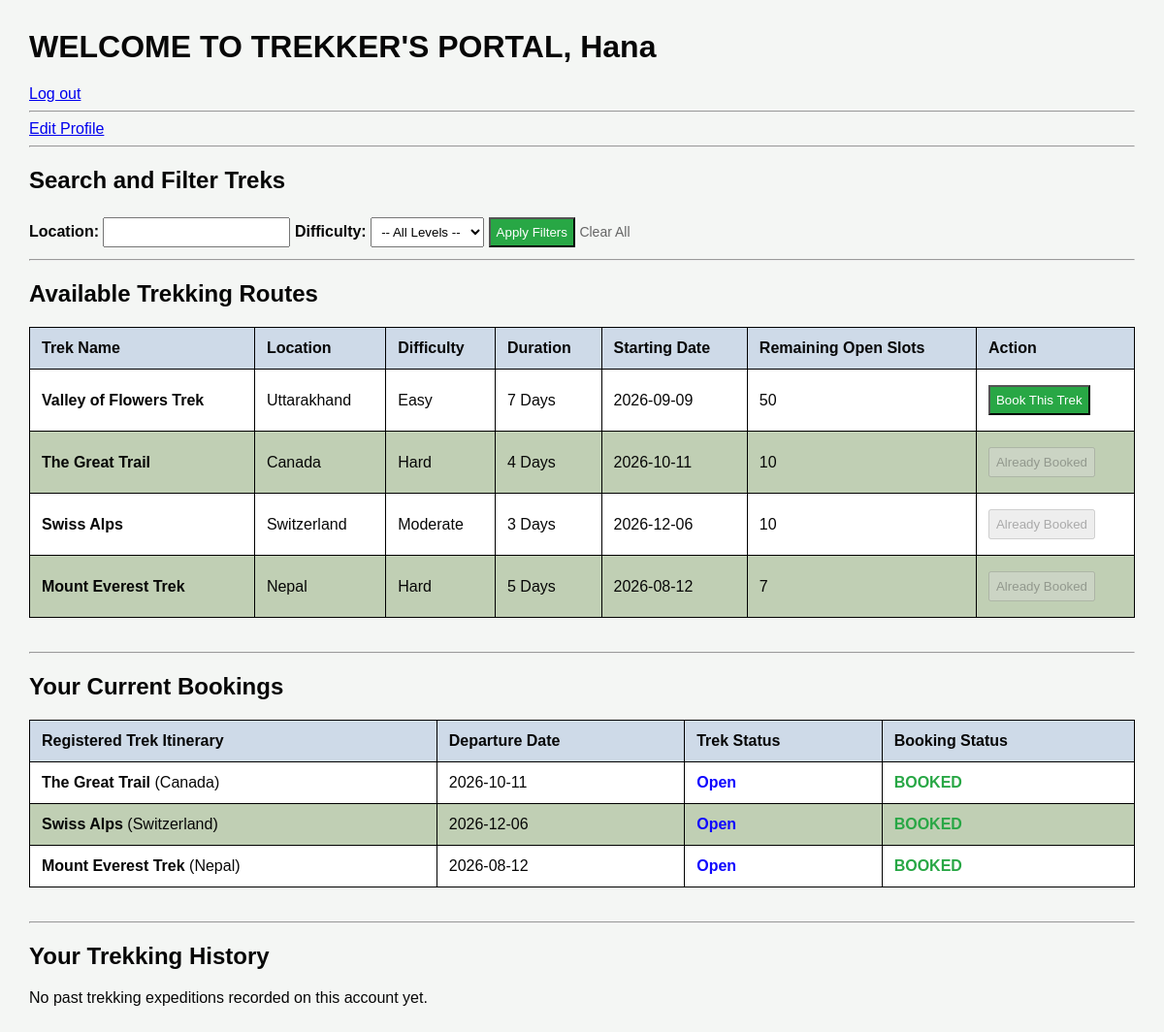
Page /trekker (signed in) on the committed database.
### model.py (models this page shows)
class treks(db.Model):
    __tablename__ = 'treks'
    id = db.Column(db.Integer, primary_key = True, autoincrement = True)
    name = db.Column(db.String, unique = True, nullable = False)
    location = db.Column(db.String, nullable = False, default = 'Unknown')
    difficulty = db.Column(db.String, nullable = False)
    duration = db.Column(db.Integer, nullable=False, default=1)
    available_slot = db.Column(db.Integer, nullable=False)
    status = db.Column(db.String, default='open')
    start_date = db.Column(db.String, nullable=False)
    end_date = db.Column(db.String, nullable=True)
    staff_id = db.Column(db.Integer, db.ForeignKey('users.id'), nullable=True)

class bookings(db.Model):
    __tablename__ = 'bookings'
    id = db.Column(db.Integer,primary_key=True, autoincrement=True)
    user_id = db.Column(db.Integer, db.ForeignKey('users.id'), nullable=False)
    trek_id = db.Column(db.Integer, db.ForeignKey('treks.id'), nullable=False)
    booking_date = db.Column(db.String, default=datetime.now().strftime('%Y-%m-%d'))
    status = db.Column(db.String, default='Booked')

### main.py (the view)
@app.route('/trekker', methods=['GET','POST'])
def trekker():
    if 'user_id' not in session:
        return redirect(url_for('home'))
    current_user_id = session['user_id']
    search_loc = request.args.get('location', '').strip()
    filter_diff = request.args.get('difficulty', '').strip()
    all_open = treks.query.filter_by(status='open').all()
    today_str = datetime.now().strftime('%Y-%m-%d')
    open_itineraries = [t for t in all_open if t.start_date >= today_str]
    if search_loc:
        open_itineraries = [t for t in open_itineraries if search_loc.lower() in t.location.lower()]
    if filter_diff:
        open_itineraries = [t for t in open_itineraries if filter_diff.lower() == t.difficulty.lower()]
    user_bookings = bookings.query.filter_by(user_id=current_user_id).all()
    active_bookings_data = []
    past_history_data = []
    booked_trek_ids = []
    for b in user_bookings:
        trek_item = treks.query.filter_by(id=b.trek_id).first()
        if trek_item:
            booked_trek_ids.append(b.trek_id)
            booking_payload = {
                'trek_id': trek_item.id,
                'name': trek_item.name,
                'location': trek_item.location,
                'start_date': trek_item.start_date,
                'end_date': trek_item.end_date,
                'trek_status': trek_item.status,
                'booking_status': b.status if hasattr(b, 'status') else 'booked'}
            if trek_item.status == 'completed' or (trek_item.end_date and trek_item.end_date < today_str):
                past_history_data.append(booking_payload)
            else:
                active_bookings_data.append(booking_payload)
    return rt('trekker.html',
               available_treks=open_itineraries,
               booked_ids=booked_trek_ids,
               current_bookings=active_bookings_data,
               history=past_history_data,
               sel_loc=search_loc,
               sel_diff=filter_diff)

### templates/trekker.html (shortened to what this page needs)
<!DOCTYPE html>
<html lang="en">
<head>
</head>
<body>
    <h1>WELCOME TO TREKKER'S PORTAL, {{ session['user_name'] }}</h1>
    <a href="/logout">Log out</a><hr>
    <a href="/edit_profile">Edit Profile</a><hr>
    <h2>Search and Filter Treks</h2>
    <div class="filter-bar">
        <form method="GET" action="/trekker">
            <label><strong>Location:</strong></label>
            <input type="text" name="location" value="{{ sel_loc }}">
            <label><strong>Difficulty:</strong></label>
            <select name="difficulty">
                <option value="">-- All Levels --</option>
            </select>
            <button type="submit" style="background-color: #28a745; color: white; cursor: pointer;" >Apply Filters</button>
            <a href="/trekker" style="text-decoration: none; font-size: 14px; color: #666;">Clear All</a>
        </form>
    </div><hr>
    <h2>Available Trekking Routes</h2>
    {% if available_treks %}
    <table>
        <thead>
            <tr>
                <th>Trek Name</th><th>Location</th><th>Difficulty</th>
                <th>Duration</th><th>Starting Date</th>
                <th>Remaining Open Slots</th><th>Action</th>
            </tr>
        </thead>
        <tbody>
            {% for trek in available_treks %}
            <tr>
                <td><strong>{{ trek.name }}</strong></td>
                <td>{{ trek.location }}</td>
                <td>{{ trek.difficulty }}</td>
                <td>{{ trek.duration }} Days</td>
                <td>{{ trek.start_date }}</td>
                <td>{{ trek.available_slot }}</td>
                <td>
                    <form action="/book_trek" method="POST">
                        {% if trek.id in booked_ids %}
                            <button type="button" disabled>Already Booked</button>
                        {% elif trek.available_slot <= 0 %}
                            <button type="button" disabled>Sold Out</button>
                        {% else %}
                            <button type="submit" style="background-color: #28a745; color: white; cursor: pointer;">Book This Trek</button>
                        {% endif %}
                    </form>
                </td>
            </tr>
            {% endfor %}
        </tbody>
    </table>
    {% else %}
        <p>No open trekking itineraries match your search filters at this time.</p>
    {% endif %}
    <hr>
    <h2>Your Current Bookings</h2>
    {% if current_bookings %}
    <table>
        <thead>
            <tr>
                <th>Registered Trek Itinerary</th>
                <th>Departure Date</th>
                <th>Trek Status</th>
                <th>Booking Status</th>
            </tr>
        </thead>
        <tbody>
            {% for trip in current_bookings %}
            <tr>
                <td><strong>{{ trip.name }}</strong> ({{ trip.location }})</td>
                <td>{{ trip.start_date }}</td>
                <td style="text-transform: capitalize; font-weight: bold; color: #0f07ff;">{{ trip.trek_status }}</td>
                <td><span style="color: #28a745; font-weight: bold; text-transform: uppercase;">{{ trip.booking_status }}</span></td>
            </tr>
            {% endfor %}
        </tbody>
    </table>
    {% else %}
        <p>You don't have any upcoming trek reservations scheduled.</p>
    {% endif %}
    <hr>
    <h2>Your Trekking History</h2>
    {% if history %}
    <table>
        <thead>
            <tr>
                <th>Past Trek Destination</th>
                <th>Location</th>
                <th>Timeline</th>
                <th>Journey Outcome</th>
            </tr>
        </thead>
        <tbody>
            {% for past_trip in history %}
            <tr>
                <td><strong>{{ past_trip.name }}</strong></td>
                <td>{{ past_trip.location }}</td>
                <td>{{ past_trip.start_date }} to {{ past_trip.end_date }}</td>
                <td><span style="background-color: #6c757d; color: white; padding: 4px 8px; border-radius: 4px; font-size: 12px; font-weight: bold; text-transform: uppercase;">Completed Adventure</span></td>
            </tr>
            {% endfor %}
        </tbody>
    </table>
    {% else %}
        <p>No past trekking expeditions recorded on this account yet.</p>
    {% endif %}
</body>
</html>

### templates/trekker.html (style rules this page uses)
body { font-family: Arial, sans-serif; margin: 30px; background-color: #F4F6F4; color: #070707; }
table { width: 100%; border-collapse: collapse; margin-top: 15px; margin-bottom: 35px; background-color: #ecd2ce; }
th, td { border: 1px solid #000000; padding: 12px; text-align: left; vertical-align: middle; }
th { background-color: #cedae8; font-weight: bold; }
tr:nth-child(even) { background-color: #c0cfb4; }
tr:nth-child(odd) { background-color: #FFFFFF; }
input, select, button { padding: 6px; margin-right: 10px; margin: 4px 0; }
button { cursor: pointer; }

### rows in the picture
treks: name "Valley of Flowers Trek", location "Uttarakhand", difficulty "Easy", duration "7", start_date "2026-09-09", available_slot "50", shows "Book This Trek"
treks: name "The Great Trail", location "Canada", difficulty "Hard", duration "4", start_date "2026-10-11", available_slot "10", shows "Already Booked", name "The Great Trail", location "Canada", start_date "2026-10-11", trek_status "Open"
treks: name "Swiss Alps", location "Switzerland", difficulty "Moderate", duration "3", start_date "2026-12-06", available_slot "10", shows "Already Booked", name "Swiss Alps", location "Switzerland", start_date "2026-12-06", trek_status "Open"
treks: name "Mount Everest Trek", location "Nepal", difficulty "Hard", duration "5", start_date "2026-08-12", available_slot "7", shows "Already Booked", name "Mount Everest Trek", location "Nepal", start_date "2026-08-12", trek_status "Open"
bookings: booking_status "BOOKED"
bookings: booking_status "BOOKED"
bookings: booking_status "BOOKED"

### other values in the picture
{{ session['user_name'] }} "Hana"
